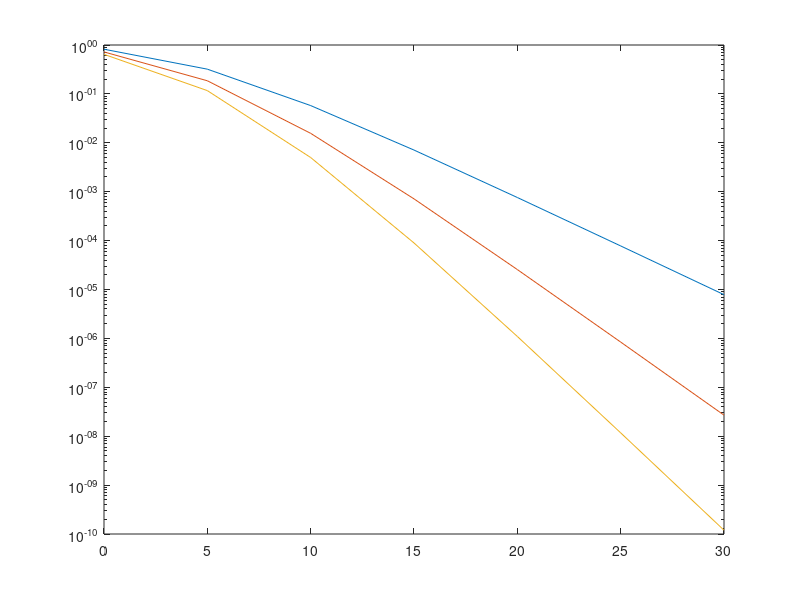

MATLAB code to generate this figure:
load Sec_Outage_Probability_Vs_Mer.mat
semilogy(lambdas,secrecy_outage_probability(1:7));
hold on
semilogy(lambdas,secrecy_outage_probability(8:14));
hold on
semilogy(lambdas,secrecy_outage_probability(15:21));
hold off